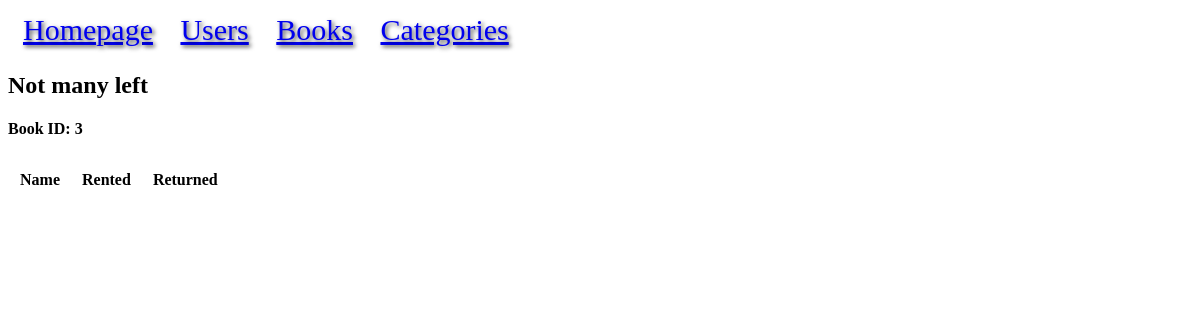
Page /book/3 on the earlier database version.
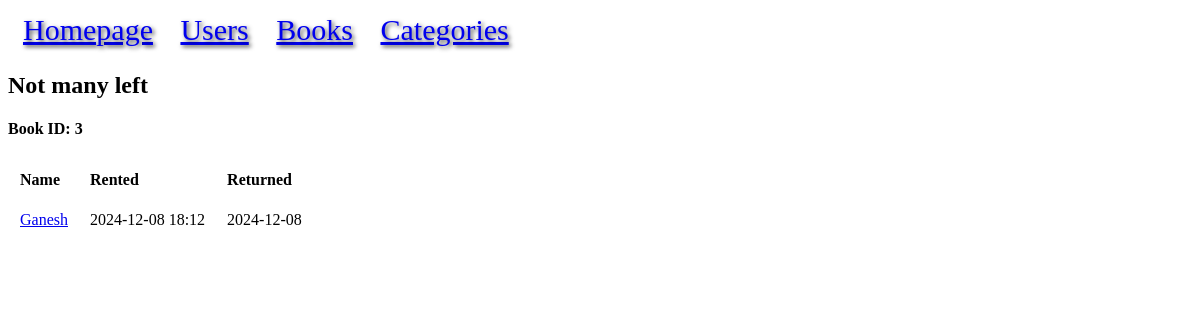
Same page on the later database version.
### models.py (models this page shows, shortened)
class BookRental(db.Model):
    id = mapped_column(Integer, primary_key=True)
    user_id = mapped_column(Integer, ForeignKey("user.id"))
    book_id = mapped_column(Integer, ForeignKey("book.id"))
    rented = mapped_column(DateTime(timezone=True), nullable=False)
    returned = mapped_column(DateTime(timezone=True), nullable=True)
    user = relationship("User", back_populates="rented")
    book = relationship("Book", back_populates="rentals")

class User(db.Model):
    id = mapped_column(Integer, primary_key=True, autoincrement=True)
    name = mapped_column(String)
    rented = relationship("BookRental", back_populates="user")

### app.py (the view)
@app.route("/book/<int:id>")
def book(id):
    statement = db.select(Book).where(Book.id == id)
    result = db.session.execute(statement).scalar()
    if not result:
        return f"BOOK ID:{id} NOT FOUND!", 404
    return render_template("book.html", result=result)

### templates/book.html
{% extends "base.html" %}
{% block content %}
<h2>{{ result.title }}</h2>
<h4>Book ID: {{ result.id }}</h4>
<table>
<tr>
    <th>Name</th>
    <th>Rented</th>
    <th>Returned</th>
</tr>
{% for rental in result.rentals %}
<tr>
<td><a href="{{ url_for('user', id=rental.user.id) }}">{{ rental.user.name }}</a></td>
<td>{{ rental.rented.strftime("%Y-%m-%d %H:%m") }}</td>
<td>{% if rental.returned %}{{ rental.returned.strftime("%Y-%m-%d") }}
{% endif %}</td>
</tr>
{% endfor %}
</table>
{% endblock %}

Differences in the rows shown:
added BookRental: user.name "Ganesh", rented "2024-12-08 18:12", returned "2024-12-08"
